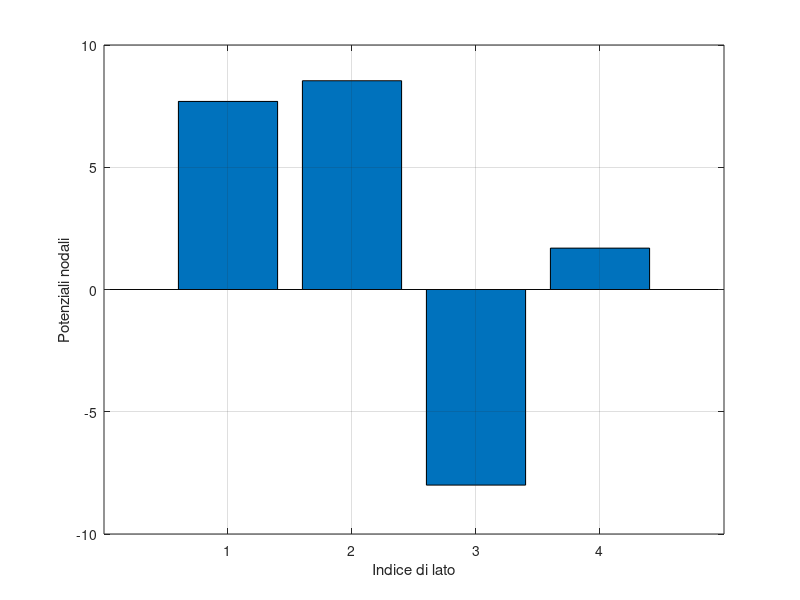

Recreate this plot in MATLAB.
R1=1; R2 =2; R3 = 3; R4 =4; R5 =5; E6 = 6; J7 = 7; E8 = 8;

n=5;elle=8;


%matrice A
A = -[...
    1   0   0   0   0   -1  0   0
    -1  0   -1  0   1   0   1   0  
    0   0  0   -1  -1   0   -1  1
    0   -1  0   0   0   1   0   0];

%matrice M
M = diag([-R1 -R2 -R3 -R4 -R5 0 1 0]);

%matrice N
N = diag([1 1 1 1 1 1 0 1]);

%vettore termini noti b
b = [...
    zeros(n-1,1)
    zeros(5,1)
    E6
    J7
    E8];

%Matrice tableau
T = [ A zeros(n-1,n-1)
    M N*A'];

x=T\b

i=x(1:elle)
v=x(elle+1:end)

% potenziale tra A e C
PE6 = v(3)-v(1);
fprintf('Tensione equivalente di Thevenin tra i morsetti A e C = %d \n',PE6);


%grafico
figure
bar(v)
xlabel('Indice di lato')
ylabel('Potenziali nodali');
grid on

